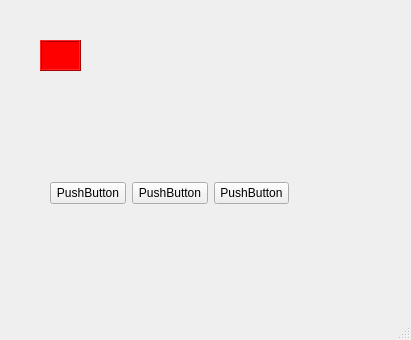
<?xml version="1.0" encoding="UTF-8"?>
<ui version="4.0">
 <class>MainWindow</class>
 <widget class="QMainWindow" name="MainWindow">
  <property name="geometry">
   <rect>
    <x>0</x>
    <y>0</y>
    <width>411</width>
    <height>340</height>
   </rect>
  </property>
  <property name="windowTitle">
   <string>MainWindow</string>
  </property>
  <widget class="QWidget" name="centralwidget">
   <widget class="QLabel" name="lblBlock">
    <property name="geometry">
     <rect>
      <x>40</x>
      <y>40</y>
      <width>41</width>
      <height>31</height>
     </rect>
    </property>
    <property name="styleSheet">
     <string notr="true">background-color: rgb(255, 0, 0);</string>
    </property>
    <property name="frameShape">
     <enum>QFrame::Shape::Box</enum>
    </property>
    <property name="frameShadow">
     <enum>QFrame::Shadow::Raised</enum>
    </property>
    <property name="text">
     <string/>
    </property>
   </widget>
   <widget class="QWidget" name="">
    <property name="geometry">
     <rect>
      <x>50</x>
      <y>180</y>
      <width>239</width>
      <height>26</height>
     </rect>
    </property>
    <layout class="QHBoxLayout" name="horizontalLayout">
     <item>
      <widget class="MyButton" name="pushButton">
       <property name="text">
        <string>PushButton</string>
       </property>
      </widget>
     </item>
     <item>
      <widget class="MyButton" name="pushButton_2">
       <property name="text">
        <string>PushButton</string>
       </property>
      </widget>
     </item>
     <item>
      <widget class="MyButton" name="pushButton_3">
       <property name="text">
        <string>PushButton</string>
       </property>
      </widget>
     </item>
    </layout>
   </widget>
  </widget>
  <widget class="QMenuBar" name="menubar">
   <property name="geometry">
    <rect>
     <x>0</x>
     <y>0</y>
     <width>411</width>
     <height>22</height>
    </rect>
   </property>
  </widget>
  <widget class="QStatusBar" name="statusBar"/>
 </widget>
 <customwidgets>
  <customwidget>
   <class>MyButton</class>
   <extends>QPushButton</extends>
   <header location="global">mybutton.h</header>
  </customwidget>
 </customwidgets>
 <resources/>
 <connections/>
</ui>
